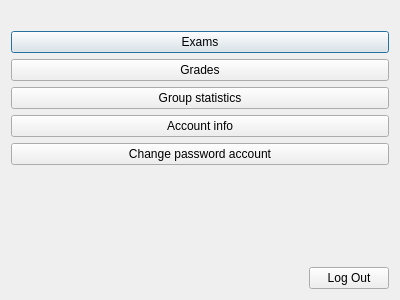
<?xml version="1.0" encoding="UTF-8"?>
<ui version="4.0">
 <class>StudentMainDialog</class>
 <widget class="QDialog" name="StudentMainDialog">
  <property name="geometry">
   <rect>
    <x>0</x>
    <y>0</y>
    <width>400</width>
    <height>300</height>
   </rect>
  </property>
  <property name="windowTitle">
   <string>Dialog</string>
  </property>
  <layout class="QVBoxLayout" name="verticalLayout">
   <item>
    <widget class="QLabel" name="WelcomeLabel">
     <property name="styleSheet">
      <string notr="true">font: 14pt &quot;Times New Roman&quot;;</string>
     </property>
     <property name="text">
      <string/>
     </property>
    </widget>
   </item>
   <item>
    <widget class="QPushButton" name="examButton">
     <property name="text">
      <string>Exams</string>
     </property>
    </widget>
   </item>
   <item>
    <widget class="QPushButton" name="gradesButton">
     <property name="text">
      <string>Grades</string>
     </property>
    </widget>
   </item>
   <item>
    <widget class="QPushButton" name="groupStatisticButton">
     <property name="text">
      <string>Group statistics</string>
     </property>
    </widget>
   </item>
   <item>
    <widget class="QPushButton" name="accountInfo">
     <property name="text">
      <string>Account info</string>
     </property>
    </widget>
   </item>
   <item>
    <widget class="QPushButton" name="changePasswButton">
     <property name="text">
      <string>Change password account</string>
     </property>
    </widget>
   </item>
   <item>
    <spacer name="verticalSpacer">
     <property name="orientation">
      <enum>Qt::Vertical</enum>
     </property>
     <property name="sizeHint" stdset="0">
      <size>
       <width>20</width>
       <height>40</height>
      </size>
     </property>
    </spacer>
   </item>
   <item alignment="Qt::AlignRight|Qt::AlignBottom">
    <widget class="QPushButton" name="pushButton">
     <property name="text">
      <string>Log Out</string>
     </property>
    </widget>
   </item>
  </layout>
 </widget>
 <resources/>
 <connections/>
</ui>
